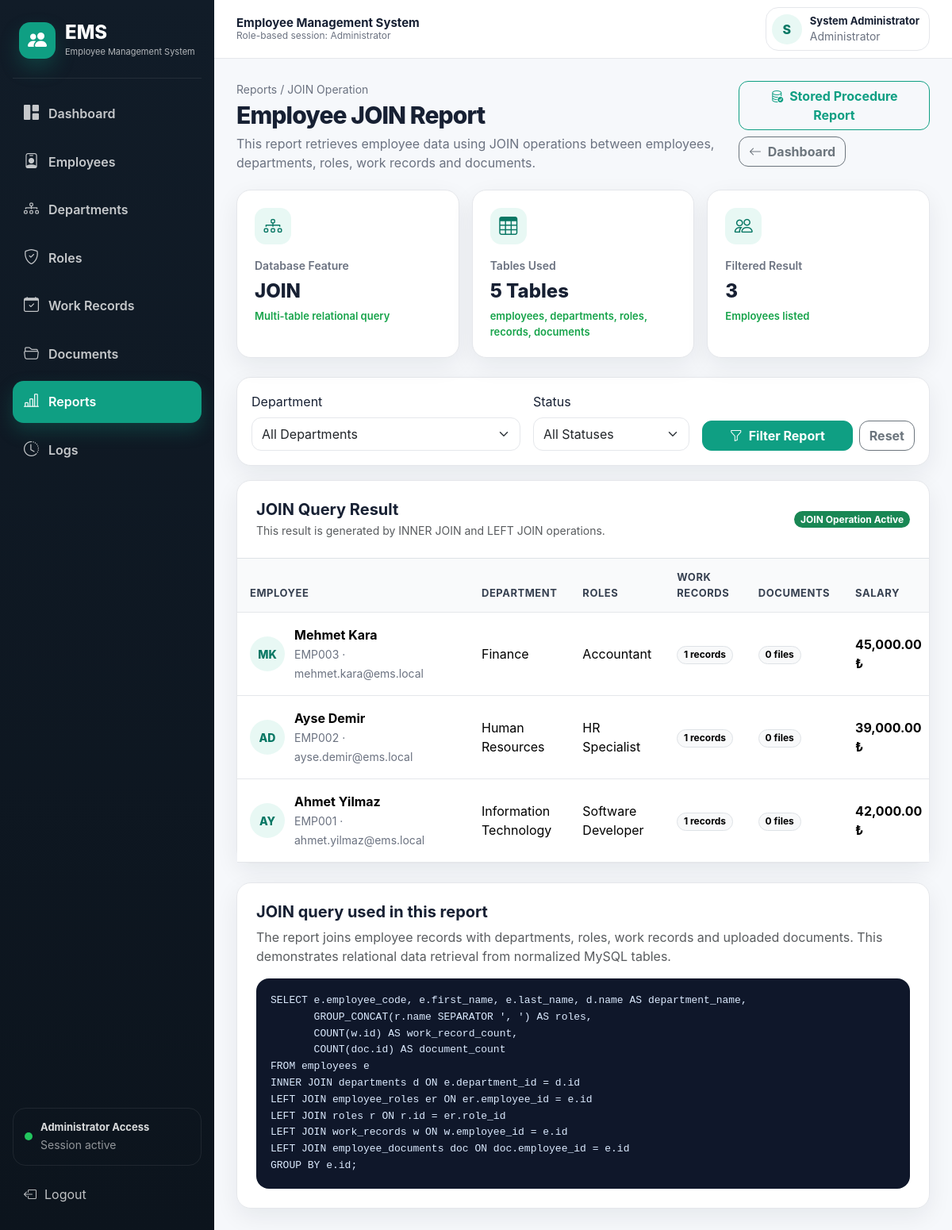
The app's page /reports/join_report.php (signed in) with its own data.
### tables this page shows
CREATE TABLE employees (
    id INT AUTO_INCREMENT PRIMARY KEY,
    employee_code VARCHAR(20) NOT NULL UNIQUE,
    first_name VARCHAR(80) NOT NULL,
    last_name VARCHAR(80) NOT NULL,
    email VARCHAR(150) NOT NULL UNIQUE,
    phone VARCHAR(20) NOT NULL,
    gender ENUM('Male','Female','Other') NOT NULL,
    birth_date DATE,
    hire_date DATE NOT NULL,
    salary DECIMAL(10,2) NOT NULL DEFAULT 0,
    address TEXT,
    department_id INT NOT NULL,
    is_active TINYINT(1) NOT NULL DEFAULT 1,
    created_at TIMESTAMP DEFAULT CURRENT_TIMESTAMP,
    updated_at TIMESTAMP DEFAULT CURRENT_TIMESTAMP ON UPDATE CURRENT_TIMESTAMP,
    CONSTRAINT fk_employee_department FOREIGN KEY (department_id) REFERENCES departments(id)
        ON UPDATE CASCADE ON DELETE RESTRICT
);

CREATE TABLE departments (
    id INT AUTO_INCREMENT PRIMARY KEY,
    name VARCHAR(100) NOT NULL UNIQUE,
    description TEXT,
    created_at TIMESTAMP DEFAULT CURRENT_TIMESTAMP
);

### includes/functions.php (called while the page is built, shortened)
<?php
function e($value) {
    return htmlspecialchars((string)$value, ENT_QUOTES, 'UTF-8');
}
?>

### reports/join_report.php (the view, shortened to what this page needs)
<?php
require_once __DIR__ . '/../config/database.php';
require_once __DIR__ . '/../includes/functions.php';
$sql = "
    SELECT
        e.id,
        e.employee_code,
        e.first_name,
        e.last_name,
        e.email,
        e.phone,
        e.salary,
        e.hire_date,
        e.is_active,
        d.name AS department_name,
        GROUP_CONCAT(r.name SEPARATOR ', ') AS roles,
        COUNT(w.id) AS work_record_count,
        COUNT(doc.id) AS document_count
    FROM employees e
    INNER JOIN departments d ON e.department_id = d.id
    LEFT JOIN employee_roles er ON er.employee_id = e.id
    LEFT JOIN roles r ON r.id = er.role_id
    LEFT JOIN work_records w ON w.employee_id = e.id
    LEFT JOIN employee_documents doc ON doc.employee_id = e.id
    WHERE 1 = 1
";
$sql .= "
    GROUP BY e.id
    ORDER BY d.name ASC, e.first_name ASC, e.last_name ASC
";
$stmt = $conn->prepare($sql);
$stmt->execute();
$rows = $stmt->get_result();
$totalEmployees = $rows->num_rows;
include __DIR__ . '/../includes/header.php';
include __DIR__ . '/../includes/navbar.php';
?>
<div class="page-header">
    <div>
        <div class="page-kicker">Reports / JOIN Operation</div>
        <h1 class="page-title">Employee JOIN Report</h1>
        <p class="page-subtitle">
            This report retrieves employee data using JOIN operations between employees, departments, roles, work records and documents.
        </p>
    </div>
    <div class="d-flex gap-2 flex-wrap">
        <a href="/employee-management-system/reports/department_report.php" class="btn btn-outline-primary">
            <i class="bi bi-database-check me-1"></i> Stored Procedure Report
        </a>
        <a href="/employee-management-system/dashboard.php" class="btn btn-outline-secondary">
            <i class="bi bi-arrow-left me-1"></i> Dashboard
        </a>
    </div>
</div>
<div class="row g-3 mb-4">
    <div class="col-lg-4 col-md-6">
        <div class="card-modern stat-card">
            <div class="stat-icon">
                <i class="bi bi-diagram-3"></i>
            </div>
            <div class="stat-label">Database Feature</div>
            <div class="stat-value" style="font-size: 24px;">JOIN</div>
            <div class="stat-note">Multi-table relational query</div>
        </div>
    </div>
    <div class="col-lg-4 col-md-6">
        <div class="card-modern stat-card">
            <div class="stat-icon">
                <i class="bi bi-table"></i>
            </div>
            <div class="stat-label">Tables Used</div>
            <div class="stat-value" style="font-size: 24px;">5 Tables</div>
            <div class="stat-note">employees, departments, roles, records, documents</div>
        </div>
    </div>
    <div class="col-lg-4 col-md-6">
        <div class="card-modern stat-card">
            <div class="stat-icon">
                <i class="bi bi-people"></i>
            </div>
            <div class="stat-label">Filtered Result</div>
            <div class="stat-value" style="font-size: 24px;"><?php echo e($totalEmployees); ?></div>
            <div class="stat-note">Employees listed</div>
        </div>
    </div>
</div>
<div class="card-modern toolbar-card">
    <form method="get" class="row g-3 align-items-end">
        <div class="col-lg-5 col-md-6">
            <label class="form-label">Department</label>
            <select name="department_id" class="form-select">
                <option value="">All Departments</option>
            </select>
        </div>
        <div class="col-lg-3 col-md-6">
            <label class="form-label">Status</label>
            <select name="status" class="form-select">
                <option value="">All Statuses</option>
            </select>
        </div>
        <div class="col-lg-4 col-md-12 d-flex gap-2">
            <button class="btn btn-primary flex-fill" type="submit">
                <i class="bi bi-funnel me-1"></i> Filter Report
            </button>
            <a href="join_report.php" class="btn btn-outline-secondary">
                Reset
            </a>
        </div>
    </form>
</div>
<div class="card-modern">
    <div class="p-4 border-bottom d-flex flex-wrap justify-content-between align-items-center gap-3">
        <div>
            <h5 class="fw-bold mb-1">JOIN Query Result</h5>
            <div class="text-muted small">
                This result is generated by INNER JOIN and LEFT JOIN operations.
            </div>
        </div>
        <span class="badge rounded-pill text-bg-success">
            JOIN Operation Active
        </span>
    </div>
    <div class="table-responsive">
        <table class="table table-modern">
            <thead>
                <tr>
                    <th>Employee</th>
                    <th>Department</th>
                    <th>Roles</th>
                    <th>Work Records</th>
                    <th>Documents</th>
                    <th>Salary</th>
                </tr>
            </thead>
            <tbody>
                <?php while ($row = $rows->fetch_assoc()): ?>
                    <tr>
                        <td>
                            <div class="employee-name">
                                <div class="employee-avatar">
                                    <?php echo e(strtoupper(substr($row['first_name'], 0, 1) . substr($row['last_name'], 0, 1))); ?>
                                </div>
                                <div>
                                    <strong><?php echo e($row['first_name'] . ' ' . $row['last_name']); ?></strong>
                                    <small><?php echo e($row['employee_code'] . ' · ' . $row['email']); ?></small>
                                </div>
                            </div>
                        </td>
                        <td><?php echo e($row['department_name']); ?></td>
                        <td>
                            <?php if (!empty($row['roles'])): ?>
                                <?php echo e($row['roles']); ?>
                            <?php else: ?>
                                <span class="text-muted">No role assigned</span>
                            <?php endif; ?>
                        </td>
                        <td>
                            <span class="badge rounded-pill text-bg-light border">
                                <?php echo e($row['work_record_count']); ?> records
                            </span>
                        </td>
                        <td>
                            <span class="badge rounded-pill text-bg-light border">
                                <?php echo e($row['document_count']); ?> files
                            </span>
                        </td>
                        <td>
                            <strong><?php echo e(number_format((float)$row['salary'], 2)); ?> ₺</strong>
                        </td>
                    </tr>
                <?php endwhile; ?>
            </tbody>
        </table>
    </div>
</div>
<div class="card-modern p-4 mt-4">
    <h5 class="fw-bold mb-2">JOIN query used in this report</h5>
    <p class="text-muted mb-3">
        The report joins employee records with departments, roles, work records and uploaded documents.
        This demonstrates relational data retrieval from normalized MySQL tables.
    </p>
    <pre class="sql-box"><code>SELECT e.employee_code, e.first_name, e.last_name, d.name AS department_name,
       GROUP_CONCAT(r.name SEPARATOR ', ') AS roles,
       COUNT(w.id) AS work_record_count,
       COUNT(doc.id) AS document_count
FROM employees e
INNER JOIN departments d ON e.department_id = d.id
LEFT JOIN employee_roles er ON er.employee_id = e.id
LEFT JOIN roles r ON r.id = er.role_id
LEFT JOIN work_records w ON w.employee_id = e.id
LEFT JOIN employee_documents doc ON doc.employee_id = e.id
GROUP BY e.id;</code></pre>
</div>
<?php include __DIR__ . '/../includes/footer.php'; ?>

### assets/css/style.css (style rules this page uses)
:root { --primary: #0f9f83; --primary-dark: #087764; --primary-soft: #e8f8f4; --sidebar-bg: #101923; --sidebar-border: rgba(255, 255, 255, 0.08); --body-bg: #f6f8fb; --card-bg: #ffffff; --text-main: #172033; --text-muted: #6b7280; --border: #e5e7eb; --danger: #dc3545; --warning: #f59e0b; --success: #16a34a; --radius-lg: 18px; --radius-md: 12px; --shadow-soft: 0 10px 30px rgba(15, 23, 42, 0.07); }
* { box-sizing: border-box; }
html { scroll-behavior: smooth; }
body { margin: 0; background: var(--body-bg); color: var(--text-main); font-family: Inter, system-ui, -apple-system, BlinkMacSystemFont, "Segoe UI", sans-serif; }
a { text-decoration: none; }
.page-header { display: flex; align-items: flex-start; justify-content: space-between; gap: 18px; margin-bottom: 22px; }
.page-kicker { color: var(--text-muted); font-size: 14px; margin-bottom: 4px; }
.page-title { font-size: 30px; font-weight: 800; margin: 0; letter-spacing: -0.03em; }
.page-subtitle { color: var(--text-muted); margin: 6px 0 0; }
.card-modern { background: var(--card-bg); border: 1px solid var(--border); border-radius: var(--radius-lg); box-shadow: var(--shadow-soft); }
.stat-card { padding: 22px; height: 100%; }
.stat-icon { width: 46px; height: 46px; border-radius: 14px; background: var(--primary-soft); color: var(--primary-dark); display: flex; align-items: center; justify-content: center; font-size: 23px; margin-bottom: 16px; }
.stat-label { color: var(--text-muted); font-weight: 600; font-size: 14px; }
.stat-value { font-size: 32px; font-weight: 800; margin: 4px 0; }
.stat-note { color: var(--success); font-size: 13px; font-weight: 600; }
.toolbar-card { padding: 18px; margin-bottom: 18px; }
.form-control, .form-select { border-radius: 12px; border-color: var(--border); min-height: 42px; }
.btn { border-radius: 12px; font-weight: 700; }
.btn-primary { background: var(--primary); border-color: var(--primary); }
.btn-outline-primary { color: var(--primary); border-color: var(--primary); }
.table-modern { margin: 0; }
.table-modern thead th { background: #f9fafb; color: #374151; font-size: 13px; text-transform: uppercase; letter-spacing: 0.04em; border-bottom: 1px solid var(--border); padding: 14px 16px; }
.table-modern tbody td { padding: 16px; vertical-align: middle; border-color: var(--border); }
.table-modern td:first-child { width: 380px; max-width: 420px; }
.employee-name { display: flex; align-items: center; gap: 12px; min-width: 260px; }
.employee-avatar { width: 44px; height: 44px; min-width: 44px; max-width: 44px; min-height: 44px; max-height: 44px; border-radius: 50%; background: var(--primary-soft); color: var(--primary-dark); display: flex; align-items: center; justify-content: center; font-weight: 800; font-size: 14px; }
.employee-name strong { display: block; }
.employee-name small { color: var(--text-muted); }
.sql-box { background: #0f172a; color: #dbeafe; border-radius: 16px; padding: 18px; overflow-x: auto; font-size: 13px; line-height: 1.6; margin: 0; }
.sql-box code { color: inherit; white-space: pre; }

### records on screen
employees: first_name+last_name "MK", first_name+last_name "Mehmet Kara", employee_code+email "EMP003 · mehmet.kara@ems.local", department.name "Finance", roles "Accountant", work_record_count "1", document_count "0", salary "45,000.00"
employees: first_name+last_name "AD", first_name+last_name "Ayse Demir", employee_code+email "EMP002 · ayse.demir@ems.local", department.name "Human Resources", roles "HR Specialist", work_record_count "1", document_count "0", salary "39,000.00"
employees: first_name+last_name "AY", first_name+last_name "Ahmet Yilmaz", employee_code+email "EMP001 · ahmet.yilmaz@ems.local", department.name "Information Technology", roles "Software Developer", work_record_count "1", document_count "0", salary "42,000.00"

### other values on screen
$userType "Administrator"
substr($fullName, 0, 1) "S"
$fullName "System Administrator"
$totalEmployees "3"
